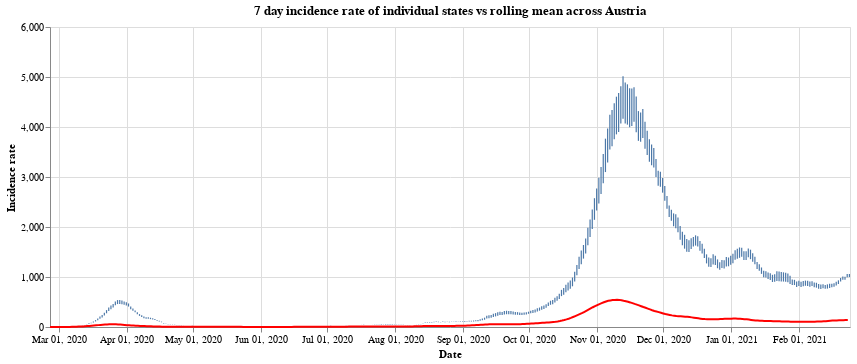

Notebook source saved alongside this figure:
### Markdown cell above
Finally we have the

### Code cell
#collapse
states = at_data['Bundesland'].unique()
states.sort()

selection = alt.selection_single(
    name='Select',
    fields=['Bundesland'],
    init={'Bundesland': 'Vorarlberg'},
    bind={'Bundesland': alt.binding_select(options=states)}
)

# scatter plot, modify opacity based on selection
bars = alt.Chart(at_data).mark_bar().add_selection(
    selection
).encode(
    x=alt.X("yearmonthdate(Time):T", axis=alt.Axis(title='Date')),
    y=alt.Y("SiebenTageInzidenzFaelle:Q", axis=alt.Axis(title='Incidence rate')),
    tooltip='SiebenTageInzidenzFaelle:Q',
    opacity=alt.condition(selection, alt.value(1), alt.value(0))
).properties(title=f'7 day incidence rate of individual states vs rolling mean across Austria', width=800)

line = alt.Chart(all_austria).mark_line(
    color='red',
    size=2,
).transform_window(
    rolling_mean='mean(SiebenTageInzidenzFaelle)',
    frame=[0, 7]
).encode(
    x='yearmonthdate(Time):T',
    y='rolling_mean:Q'
)

alt.layer(bars, line)

### Figure 1 — Vega-Lite specification as saved in the notebook (floating-point values rounded to 4 significant figures; data arrays with more than 128 entries replaced by an {"elided": "..."} marker saying what was removed)
{"config": {"view": {"continuousWidth": 400, "continuousHeight": 300}}, "layer": [{"data": {"name": "data-89049076fb7e20e3b2eb4ce06c7d01b5"}, "mark": "bar", "encoding": {"opacity": {"condition": {"value": 1, "selection": "Select"}, "value": 0}, "tooltip": {"type": "quantitative", "field": "SiebenTageInzidenzFaelle"}, "x": {"type": "temporal", "axis": {"title": "Date"}, "field": "Time", "timeUnit": "yearmonthdate"}, "y": {"type": "quantitative", "axis": {"title": "Incidence rate"}, "field": "SiebenTageInzidenzFaelle"}}, "selection": {"Select": {"type": "single", "fields": ["Bundesland"], "init": {"Bundesland": "Vorarlberg"}, "bind": {"Bundesland": {"input": "select", "options": ["Burgenland", "Kärnten", "Niederösterreich", "Oberösterreich", "Salzburg", "Steiermark", "Tirol", "Vorarlberg", "Wien", "Österreich"]}}}}, "title": "7 day incidence rate of individual states vs rolling mean across Austria", "width": 800}, {"data": {"name": "data-4732dbb59cdcd4b4cf7c2f7fe5115788"}, "mark": {"type": "line", "color": "red", "size": 2}, "encoding": {"x": {"type": "temporal", "field": "Time", "timeUnit": "yearmonthdate"}, "y": {"type": "quantitative", "field": "rolling_mean"}}, "transform": [{"window": [{"op": "mean", "field": "SiebenTageInzidenzFaelle", "as": "rolling_mean"}], "frame": [0, 7]}]}], "$schema": "https://vega.github.io/schema/vega-lite/v4.8.1.json", "datasets": {"data-89049076fb7e20e3b2eb4ce06c7d01b5": {"elided": "3640 records"}, "data-4732dbb59cdcd4b4cf7c2f7fe5115788": {"elided": "364 records"}}}
